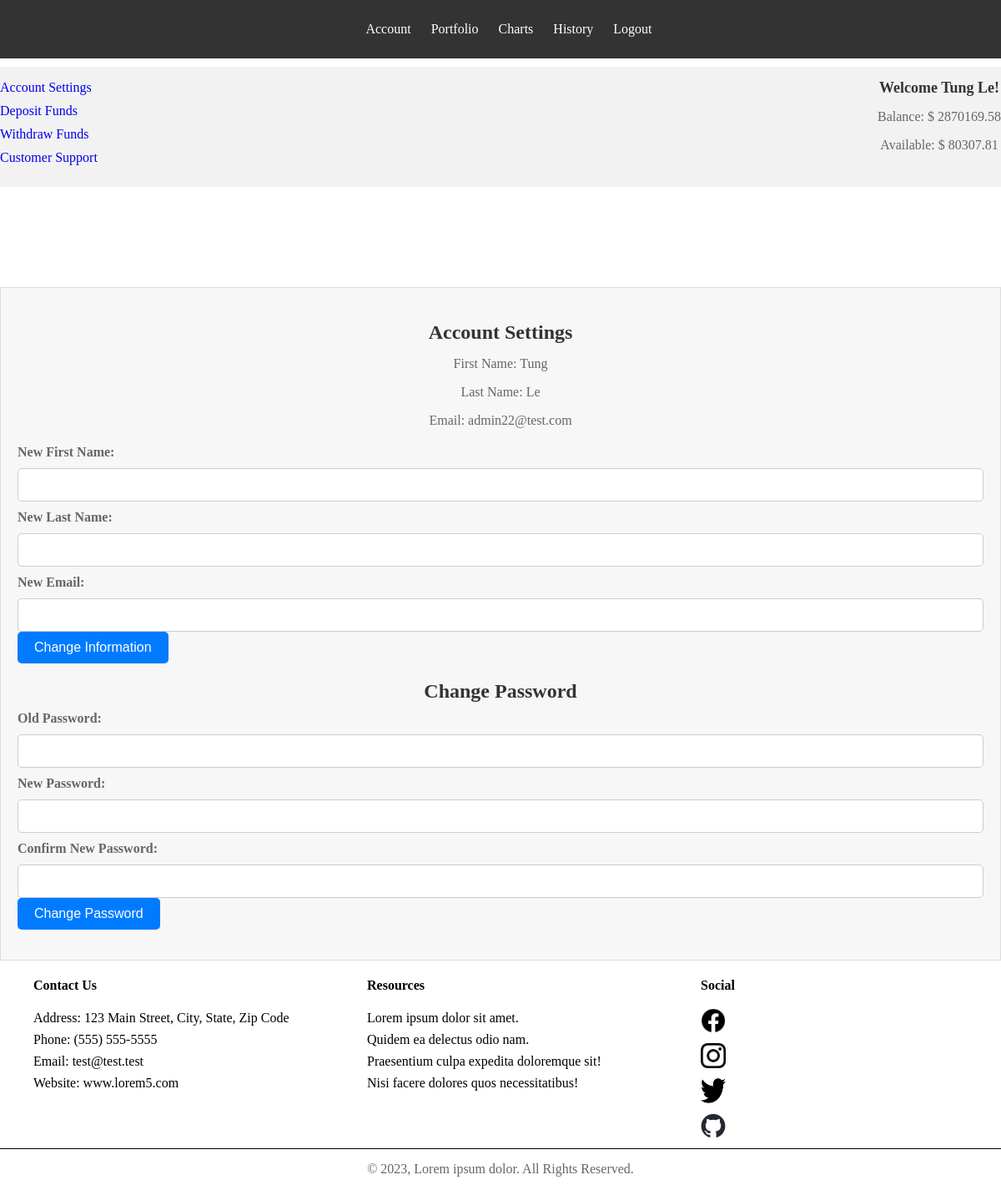
/afterlogin/account.php (signed in), run on the app's committed database.
### tables this page shows
CREATE TABLE `Users` (
  `UserID` int(11) NOT NULL,
  `username` varchar(255) NOT NULL,
  `email` varchar(255) NOT NULL,
  `password` varchar(255) NOT NULL,
  `first_name` varchar(255) NOT NULL,
  `last_name` varchar(255) NOT NULL,
  `dob` date DEFAULT NULL,
  `registration_date` timestamp NOT NULL DEFAULT current_timestamp(),
  `assets` decimal(18,2) DEFAULT 0.00,
  `money` decimal(18,2) DEFAULT 0.00
);

### includes/userinfo+.php (called while the page is built, shortened)
<?php
function db_connect()
{
    try {
        $pdo = new PDO("mysql:host=" . DBHOST . ";dbname=" . DBNAME, DBUSER, DBPASS);
        $pdo->setAttribute(PDO::ATTR_ERRMODE, PDO::ERRMODE_EXCEPTION);
        return $pdo;
    } catch (PDOException $e) {
        die($e->getMessage());
    }
}
$userId = $_SESSION['user_id'];
$pdo = db_connect();
$query = "SELECT * FROM Users WHERE UserID = ?";
$stmt = $pdo->prepare($query);
$stmt->execute([$userId]);
$userData = $stmt->fetch(PDO::FETCH_ASSOC);
?>

### afterlogin/account.php (the view, shortened to what this page needs)
<?php include_once "../includes/userinfo+.php" ?>
<?php include_once "../includes/head.php" ?>
<link rel="stylesheet" href="../css/logstyle.css">
</head>
<body>
    <div>
        <header>
            <nav>
                <ul>
                    <li><a href="dashboard.php">Account</a></li>
                    <li><a href="#portfolio">Portfolio</a></li>
                    <li><a href="#charts">Charts</a></li>
                    <li><a href="#history">History</a></li>
                    <li><a href="#" id="logout">Logout</a></li>
                </ul>
            </nav>
        </header>
        <aside class="sidebar">
            <div>
                <h2>Welcome
                    <?php echo $userData['first_name'] . " " . $userData['last_name']; ?>!
                </h2>
                <p>Balance: $
                    <?php echo $userData['assets']; ?>
                </p>
                <p>Available: $
                    <?php echo $userData['money']; ?>
                </p>
            </div>
            <ul>
                <li><a href="account.php">Account Settings</a></li>
                <li><a href="deposit.php">Deposit Funds</a></li>
                <li><a href="withdraw.php">Withdraw Funds</a></li>
                <li><a href="support.php">Customer Support</a></li>
            </ul>
        </aside>
        <main class="main-content">
            <section id="account" class="account-section">
                <h2>Account Settings</h2>
                <form id="accountForm" method="post" action="../includes/account.php">
                    <div class="current-info">
                        <p>First Name:
                            <?php echo $userData['first_name']; ?>
                        </p>
                        <p>Last Name:
                            <?php echo $userData['last_name']; ?>
                        </p>
                        <p>Email:
                            <?php echo $userData['email']; ?>
                        </p>
                    </div>
                    <label for="newFirstName">New First Name:</label>
                    <input type="text" id="newFirstName" name="newFirstName" required>
                    <label for="newLastName">New Last Name:</label>
                    <input type="text" id="newLastName" name="newLastName" required>
                    <label for="newEmail">New Email:</label>
                    <input type="email" id="newEmail" name="newEmail" required>
                    <button type="submit" name="changeInfo">Change Information</button>
                </form>
                <h2>Change Password</h2>
                <form id="changePasswordForm" method="post" action="../includes/account.php">
                    <label for="oldPassword">Old Password:</label>
                    <input type="password" id="oldPassword" name="oldPassword" required>
                    <label for="newPassword">New Password:</label>
                    <input type="password" id="newPassword" name="newPassword" required>
                    <label for="confirmPassword">Confirm New Password:</label>
                    <input type="password" id="confirmPassword" name="confirmPassword" required>
                    <button type="submit" name="changePassword">Change Password</button>
                </form>
            </section>
        </main>
        <div id="footer2">
            <ul>
                <li>
                    <h4>Contact Us</h4>
                </li>
                <li>Address: 123 Main Street, City, State, Zip Code</li>
                <li>Phone: (555) 555-5555</li>
                <li>Email: test@test.test</li>
                <li>Website: www.lorem5.com</li>
            </ul>
            <ul>
                <li>
                    <h4>Resources</h4>
                </li>
                <li>Lorem ipsum dolor sit amet.</li>
                <li>Quidem ea delectus odio nam.</li>
                <li>Praesentium culpa expedita doloremque sit!</li>
                <li>Nisi facere dolores quos necessitatibus!</li>
            </ul>
            <ul>
                <li>
                    <h4 style="margin-bottom: 5%;">Social</h4>
                </li>
                <li><img src="./images/blackfacebook.png" alt="Facebook' page" style="width: 30px; height:30px;">
                </li>
                <li><img src="./images/blackinstagram.png" alt="Instagram's page" style="width: 30px; height:30px;">
                </li>
                <li><img src="./images/blacktwitter.png" alt="Twitter's page" style="width: 30px; height:30px;">
                </li>
                <li>
                    <img src="./images/github.png" alt="Github's page" style="width: 30px; height:30px;">
                </li>
            </ul>
        </div>
        <footer>
            <p>&copy; 2023, Lorem ipsum dolor. All Rights Reserved.</p>
        </footer>
    </div>
</body>
</html>

### css/style.css (style rules this page uses)
* { box-sizing: border-box; }
body { margin: 0; }
img { cursor: pointer; }
header { text-align: center; padding: 30px 0; }
a { text-decoration: none; }
ul { list-style-type: none; }
h2 { text-align: center; color: #333; }
label { display: block; margin-bottom: 5px; color: #666; }
p { text-align: center; margin-top: 15px; color: #666; }
#footer2 { display: flex; height: 35%; flex-direction: row; }
#footer2>ul { flex: 1; margin: 0; padding: 0; }
#footer2>ul>li { margin-bottom: 2%; margin-left: 10%; }
footer { border-top: 1px solid black; height: 5%; }

### css/logstyle.css (style rules this page uses)
header { background-color: #333; padding: 10px; position: fixed; width: 100%; height: fit-content; top: 0; z-index: 10; }
nav ul { list-style: none; }
nav li { display: inline-block; margin-right: 20px; }
nav a { color: #fff; text-decoration: none; }
.sidebar { width: 30%; float: left; background-color: #f2f2f2; padding: 20px; position: fixed; margin-top: 5vh; }
.sidebar h2 { font-size: 18px; margin-bottom: 10px; }
.sidebar ul { list-style: none; padding: 0; }
.sidebar li { margin-bottom: 10px; }
.main-content { display: flex; flex-direction: column; width: 69%; margin-left: 30%; margin-top: 10%; }
.account-section { padding: 20px; background-color: #f7f7f7; border: 1px solid #ddd; }
.account-section h2 { margin-bottom: 10px; }
.current-info { margin-bottom: 20px; }
#accountForm label, #changePasswordForm label { display: block; margin-top: 10px; font-weight: bold; }
#accountForm input[type="text"], #accountForm input[type="email"], #changePasswordForm input[type="password"] { width: 100%; padding: 10px; margin-top: 5px; border: 1px solid #ccc; border-radius: 5px; font-size: 16px; }
#accountForm button, #changePasswordForm button { background-color: #007bff; color: white; border: none; padding: 10px 20px; border-radius: 5px; cursor: pointer; font-size: 16px; }
@media only screen and (min-width: 600px) { .sidebar { height: fit-content; justify-content: space-between; width: 100%; padding: 0; float: none; margin-top: 10vh; background-color: #f2f2f2; display: flex; flex-direction: row-reverse; z-index: 5; position: relative; } }
@media only screen and (min-width: 600px) { .main-content { width: 100vw; margin-left: 0; } }

### data on the page
users: first_name "Tung", last_name "Le", assets "2870169.58", money "80307.81", email "admin22@test.com"
